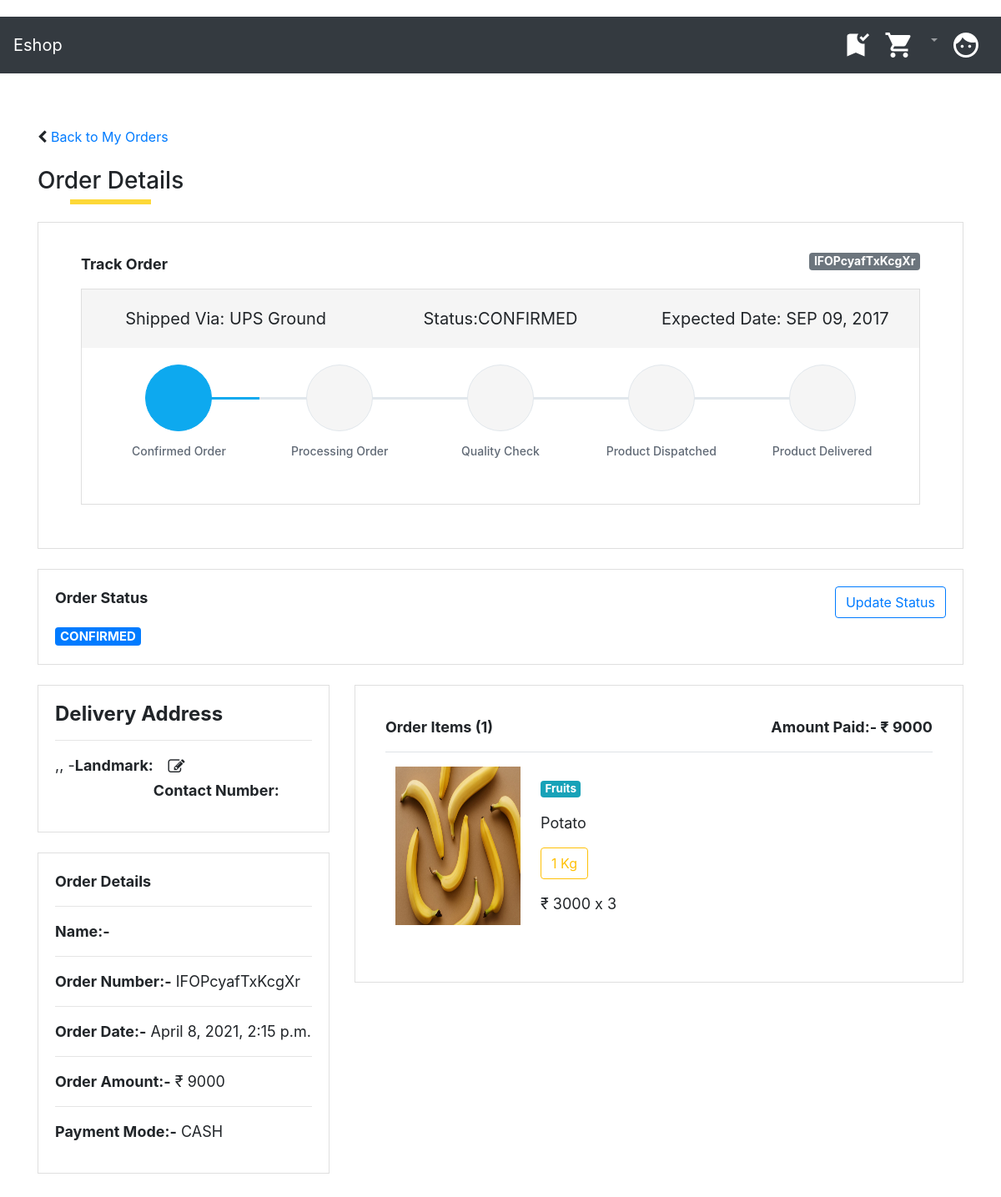
The page /order_detail/IFOPcyafTxKcgXr/ on the database its author committed.
### home/models.py (models this page shows, shortened)
class Order(models.Model):
    order_code = models.CharField(max_length=15)
    customer = models.ForeignKey(Customer, on_delete=models.CASCADE,null=True)
    address = models.ForeignKey(Address, on_delete=models.CASCADE,null=True)
    payment_type = models.CharField(max_length=20,null=True)
    total_price = models.IntegerField(null=True)
    order_date = models.DateTimeField(auto_now_add=True)
    order_delivered_date = models.DateTimeField(null=True)
    status = models.CharField(max_length=10)
    def getProductCount(self):
        cart_item = CartItem.objects.filter(order_id=self.id)
        if cart_item != None:
            return cart_item.count()
        else:
            return ""

class CartItem(models.Model):
    product = models.ForeignKey(Product, on_delete=models.CASCADE,null=True)
    customer = models.ForeignKey(Customer, on_delete=models.CASCADE,null=True)
    quantity = models.IntegerField(default=1)
    total_price = models.IntegerField(default=0)
    order_id = models.IntegerField(default=0)
    ordered = models.BooleanField(default=False)

class Product(models.Model):
    name = models.CharField(max_length=50)
    description = models.CharField(max_length=200, default='' , null=True , blank=True)
    price = models.IntegerField(default=0)
    quantity = models.IntegerField(default=1)
    category = models.ForeignKey(Category, on_delete=models.CASCADE, default=1)
    unit_measure = models.ForeignKey(UnitMeasure, on_delete=models.CASCADE,null=True)
    image = models.ImageField(upload_to='uploads/products/',blank=True)
    is_favourite = models.BooleanField(default=False)

class Category(models.Model):
    name = models.CharField(max_length=50,unique = True)
    description = models.CharField(max_length=200, default='' , null=True , blank=True)

class UnitMeasure(models.Model):
    unit = models.CharField(max_length=50)
    description = models.CharField(max_length=200, default='' , null=True , blank=True)

### home/views.py (the view)
# urls.py: path('order_detail/<str:order_code>/',views.order_detail, name='order_detail'),
def order_detail(request,order_code):
    order = Order.objects.get(order_code=order_code)
    cart_items = CartItem.objects.filter(order_id=order.id)
    customer = Customer.objects.filter(user_id=request.session.get('user_id')).last()
    address = Address.objects.filter(customer_id=request.session.get('customer_id'),is_active=True).last()
    context = {
        "order" : order,
        "cart_items" : cart_items,
        "customer" : customer,
        "address" : address,
    }
    return render(request, 'order_detail.html',context)

### templates/order_detail.html (shortened to what this page needs)
{% extends "base.html" %}
{% load static %}
{% block content %}
    <div class="container mt-3">
        <br><br>
        <i class="fa fa-chevron-left" aria-hidden="true"></i><a style="text-decoration:none;" href="/order_listing">  Back to My Orders</a><br><br>
        <h3 class="pseudo_border">Order Details</h3>
        <br><br>
        <div class="row">
            <div class="col-sm-12">
                <div class="card p-3 box">
                    <blockquote class="blockquote mb-0 card-body">
                        <link rel="stylesheet" href="https://cdn.jsdelivr.net/npm/pixeden-stroke-7-icon@1.2.3/pe-icon-7-stroke/dist/pe-icon-7-stroke.min.css">
                        <div class="container padding-bottom-3x mb-1">
                            <p><b>Track Order</b><span id="order-code" style="float:right;" class="badge badge-secondary">{{order.order_code}}</span></p>
                                {% if order.status == 'CONFIRMED' or order.status == 'PROCESSING ORDER' or  order.status == 'QUALITY CHECK' or order.status == 'PRODUCT DISPATCHED' or order.status == 'DELIVERED' %}
                                    <div class="card mb-3">
                                        <div class="d-flex flex-wrap flex-sm-nowrap justify-content-between py-3 px-2 bg-secondary">
                                            <div class="w-100 text-center py-1 px-2"><span class="text-medium">Shipped Via:</span> UPS Ground</div>
                                            <div class="w-100 text-center py-1 px-2"><span class="text-medium">Status:</span>{{order.status}}</div>
                                            <div class="w-100 text-center py-1 px-2"><span class="text-medium">Expected Date:</span> SEP 09, 2017</div>
                                        </div>
                                        <div class="card-body">
                                            <div class="steps d-flex flex-wrap flex-sm-nowrap justify-content-between padding-top-2x padding-bottom-1x">
                                            <div class="step {% if order.status == 'CONFIRMED' or order.status == 'PROCESSING ORDER' or  order.status == 'QUALITY CHECK' or order.status == 'PRODUCT DISPATCHED' or order.status == 'DELIVERED' %}completed{% endif %}">
                                                <div class="step-icon-wrap">
                                                <div class="step-icon"></div>
                                                </div>
                                                <h4 class="step-title">Confirmed Order</h4>
                                            </div>
                                            <div class="step {% if order.status == 'PROCESSING ORDER' or order.status == 'QUALITY CHECK' or order.status == 'PRODUCT DISPATCHED' or order.status == 'DELIVERED'  %}completed{% endif %}">
                                                <div class="step-icon-wrap">
                                                <div class="step-icon"></div>
                                                </div>
                                                <h4 class="step-title">Processing Order</h4>
                                            </div>
                                            <div class="step {% if order.status == 'QUALITY CHECK' or order.status == 'PRODUCT DISPATCHED' or order.status == 'DELIVERED'%}completed{% endif %}">
                                                <div class="step-icon-wrap">
                                                <div class="step-icon"></div>
                                                </div>
                                                <h4 class="step-title">Quality Check</h4>
                                            </div>
                                            <div class="step {% if order.status == 'PRODUCT DISPATCHED' or order.status == 'DELIVERED'%}completed{% endif %}">
                                                <div class="step-icon-wrap">
                                                <div class="step-icon"></div>
                                                </div>
                                                <h4 class="step-title">Product Dispatched</h4>
                                            </div>
                                            <div class="step {% if order.status == 'DELIVERED'%}completed{% endif %}">
                                                <div class="step-icon-wrap">
                                                <div class="step-icon"></div>
                                                </div>
                                                <h4 class="step-title">Product Delivered</h4>
                                            </div>
                                            </div>
                                        </div>
                                    </div>
                                {% else %}
                                    <div class="alert alert-info" role="alert">
                                        <center>Tracking Won't be possible as {{order.status}}</center>
                                    </div>
                                {% endif %}
                            </blockquote>
                        </div>
                    </div>
                </div>
        <br>
        <div class="row">
            <div class="col-sm-12">
                <div class="card box">
                    <blockquote class="blockquote mb-0 card-body">
                        <p><b>Order Status</b> <button style="float:right;" type="button" class="btn btn-outline-primary" data-toggle="modal" data-target="#exampleModal">Update Status</button></p>
                        {% if order.status == "CONFIRMED" %}
                            <span class="badge badge-primary">{{order.status}}</span>
                        {% elif order.status == "PROCESSING ORDER" %}
                            <span class="badge badge-secondary">{{order.status}}</span>
                        {% elif order.status == "QUALITY CHECK" %}
                            <span class="badge badge-warning">{{order.status}}</span>
                        {% elif order.status == "PRODUCT DISPATCHED" %}
                            <span class="badge badge-info">{{order.status}}</span>
                        {% elif order.status == "ORDER FAILED" %}
                            <span class="badge badge-danger">{{order.status}}</span>
                        {% elif order.status == "ORDER CANCELLED" %}
                            <span class="badge badge-danger">{{order.status}}</span>
                        {% endif %}
                    </blockquote>
                </div>
            </div>
        </div>
        <br>
        <div class="row">
            <div class="col-sm-4">
                <div class="card box">
                    <blockquote class="blockquote mb-0 card-body">
                        <h4><b>Delivery Address</b></h4>
                        <hr>
                        <div class="form-check form-check-inline" style="width:9%;">
                            <a href="/address_form" class="custom-link" style=""> <i style="font-size: 20px;" class="fa fa-pencil-square-o" aria-hidden="true"></i></a>
                        </div>
                        <p style="float:left;">{{address.state}},{{address.city}},{{address.country}} - {{address.pincode}} </p>
                        <p style="float:left;"><b>Landmark:</b> {{address.landmark}}</p>
                        <p style="float:left;"><b>Contact Number:</b> {{customer.phone_no}}</p>
                    </blockquote>
                </div>
                <br>
                <div class="card box">
                    <blockquote class="blockquote mb-0 card-body">
                        <p><b>Order Details</b></p>
                        <hr>
                        <p><b>Name:-</b> </p>
                        <hr>
                        <p><b>Order Number:-</b> <span>{{order.order_code}}</span></p>
                        <hr>
                        <p><b>Order Date:-</b> <span>{{order.order_date}}</span></p>
                        <hr>
                        <p><b>Order Amount:-</b> <span>₹ {{order.total_price}}</span></p>
                        <hr>
                        <p><b>Payment Mode:-</b> <span>{{order.payment_type}}</span></p>
                    </blockquote>
                </div>
            </div>
            <div class="col-sm-8">
                <div class="card p-3 box">
                    <blockquote class="blockquote mb-0 card-body">
                        <p><b>Order Items ({{order.getProductCount}})</b><span style="float:right;"><b>Amount Paid:- ₹ {{order.total_price}}</b></span></p>
                        <table class="table" style="">
                        <tbody>
                            {% for cart_item in cart_items %}
                                <tr>
                                    <td style="vertical-align: inherit;">
                                        <a href="/product_detail/{{cart_item.product_id}}"><img src="{{cart_item.product.image.url}}" width="150" height="190" /></a>
                                    </td>
                                    <td style="width:90%;">
                                        <p>
                                            <span class="badge badge-info">{{cart_item.product.category.name}}</span>
                                        </p>
                                        <p>Potato</p>
                                        <p><button title="Available In" type="button" class="btn btn-outline-warning">{{cart_item.product.quantity}} {{cart_item.product.unit_measure.unit}}</button></p>
                                        <p>₹ {{cart_item.product.price}} x {{cart_item.quantity}}</p>
                                    </td>
                                </tr>
                            {% endfor %}
                        </tbody>
                    </table>
                    </blockquote>
                </div>
            </div>
        </div>
    </div>
    <br><br><br>
{% endblock %}

### static/css/custom.css (style rules this page uses)
.pseudo_border { position:relative; display:inline-block; }
.pseudo_border:after { content:''; position:absolute; left:0;right:0; top:85%; margin: 10px auto; width:55%; height:6px; background:#FDD838; }
.custom-link { color: #212529; text-decoration: none; }

### rows shown on the page
Order: order_code "IFOPcyafTxKcgXr", status "CONFIRMED", order_date "April 8, 2021, 2:15 p.m.", total_price "9000", payment_type "CASH", getProductCount "1"
CartItem: product.image (picture), product.category.name "Fruits", product.quantity "1", product.unit_measure.unit "Kg", product.price "3000", quantity "3"
